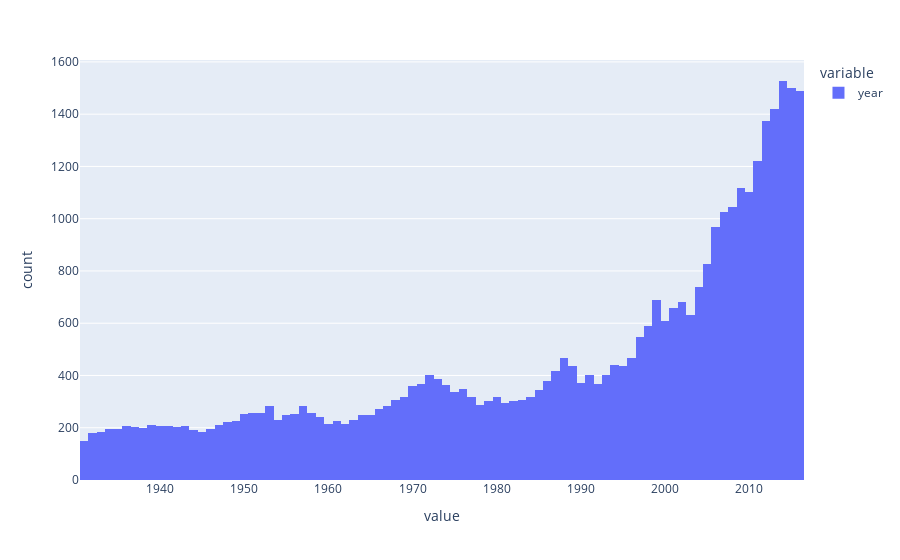

The code cell stored with this chart in its notebook:
### Markdown cell above
# year

### Code cell
dfyear = dfduree.sort_values(by=['year'])
dfyear = dfyear[dfyear['year'] < 2017]
dfyear = dfyear[dfyear['year'] > 1930]

print(len(dfyear))

px.histogram(dfyear["year"])

### Figure 1 — Plotly figure (JSON) as saved in the notebook; plotly's stock layout.template omitted (floating-point values rounded to 4 significant figures; data arrays with more than 128 entries replaced by an {"elided": "..."} marker saying what was removed)
{"data": [{"alignmentgroup": "True", "bingroup": "x", "hovertemplate": "variable=year<br>value=%{x}<br>count=%{y}<extra></extra>", "legendgroup": "year", "marker": {"color": "#636efa", "pattern": {"shape": ""}}, "name": "year", "offsetgroup": "year", "orientation": "v", "showlegend": true, "type": "histogram", "x": {"elided": "38592 int values"}, "xaxis": "x", "yaxis": "y"}], "layout": {"barmode": "relative", "legend": {"title": {"text": "variable"}, "tracegroupgap": 0}, "margin": {"t": 60}, "xaxis": {"anchor": "y", "domain": [0, 1], "title": {"text": "value"}}, "yaxis": {"anchor": "x", "domain": [0, 1], "title": {"text": "count"}}}}
